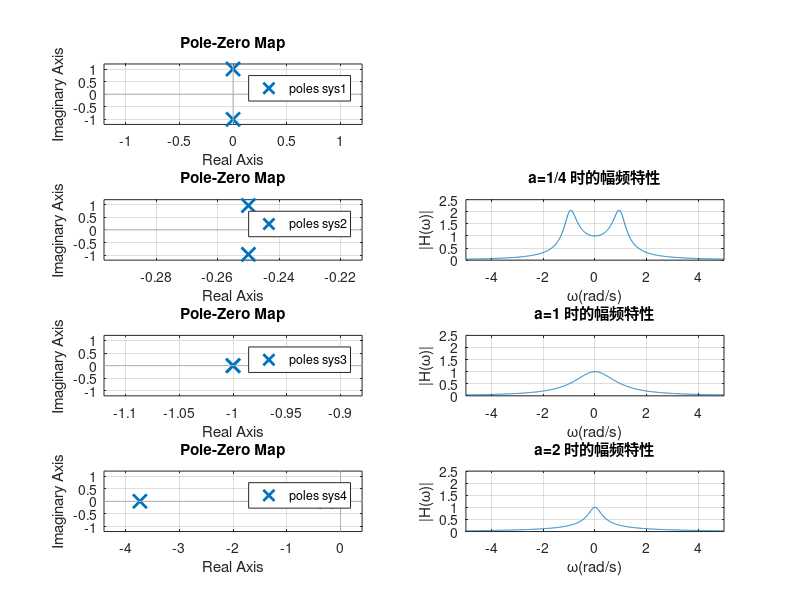

MATLAB code to generate this figure:
% a = 0
b=[1];
a1=[1 0 1];
sys1=tf(b,a1);
subplot(421);
pzmap(sys1);
% a = 1/4
a2=[1 0.5 1];
sys2=tf(b,a2);
subplot(423);
pzmap(sys2);
w = -8 * pi:0.01:8 * pi;
H2 = freqs(b,a2,w);
subplot(424);
plot(w,abs(H2)),grid on;
xlabel('\omega(rad/s)'),ylabel('|H(\omega)|');
axis([-5 5 0 2.5]);
title('a=1/4 时的幅频特性');
% a = 1
a3=[1 2 1];
sys3=tf(b,a3);
subplot(425);
pzmap(sys3);
H3=freqs(b,a3,w);
subplot(426)
plot(w,abs(H3)),grid on;
axis([-5 5 0 2.5]);
xlabel('\omega(rad/s)'),ylabel('|H(\omega)|');
title('a=1 时的幅频特性');
% a = 2
a4=[1 4 1];
sys4=tf(b,a4);
subplot(427);
pzmap(sys4);
H4=freqs(b,a4,w); 
subplot(428);
plot(w,abs(H4)),grid on;
axis([-5 5 0 2.5]);
xlabel('\omega(rad/s)'),ylabel('|H(\omega)|');
title('a=2 时的幅频特性');